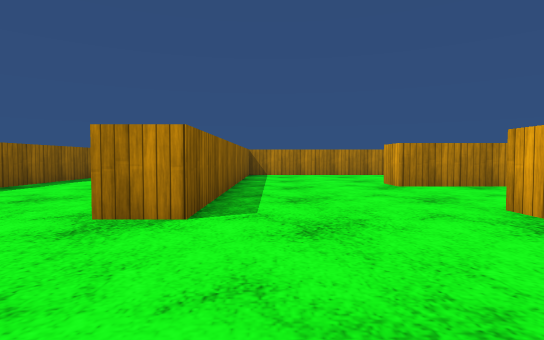
view 1 (above)

24 first-person views from a walk through a Unity game level. The camera is 0.64 m above the floor, tilts 2° down and sees 80° across. The floor is counted in squares, 1 m on a side. Each view is taken from the middle of a square. On the plan, view 1 faces up. The plan holds only what a view shows up to about 10 squares ahead; the rest is blank. The place goes on beyond the plan. Surface patterns are stand-ins for the level's own textures.

view 2
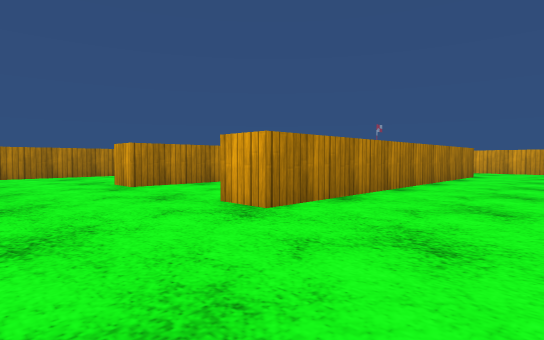

view 3
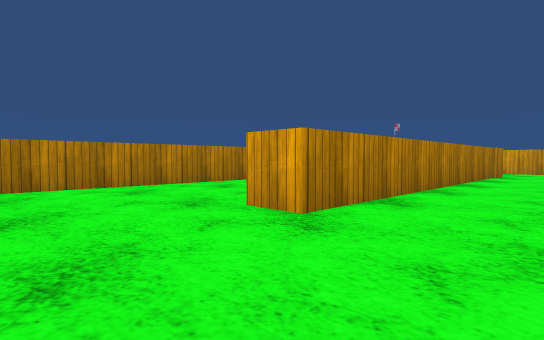

view 4
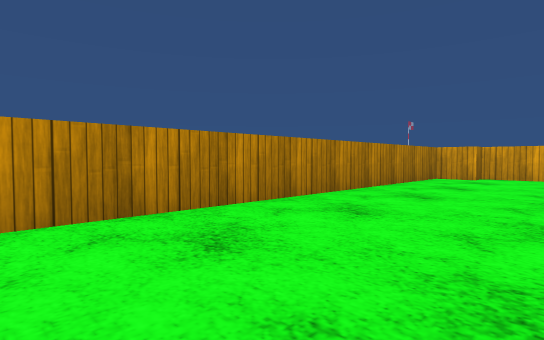

view 5
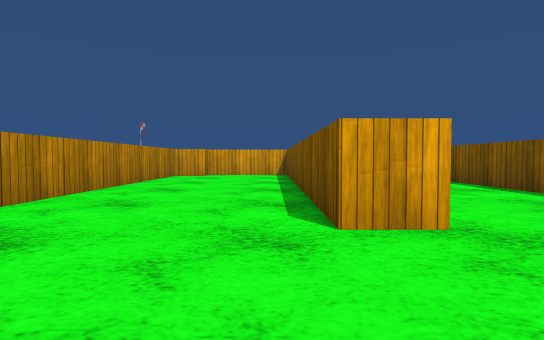

view 6
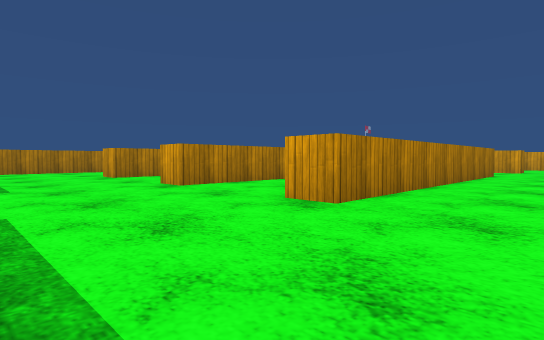

view 7
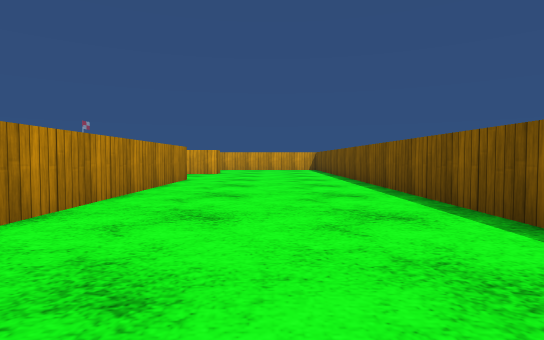

view 8
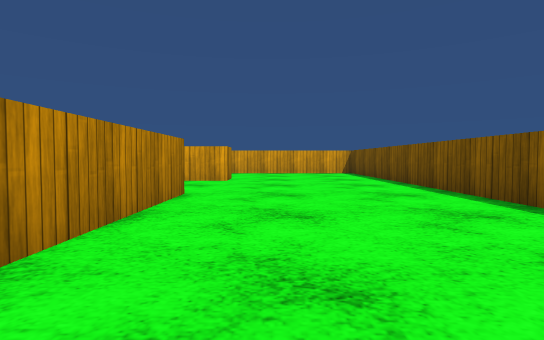

view 9
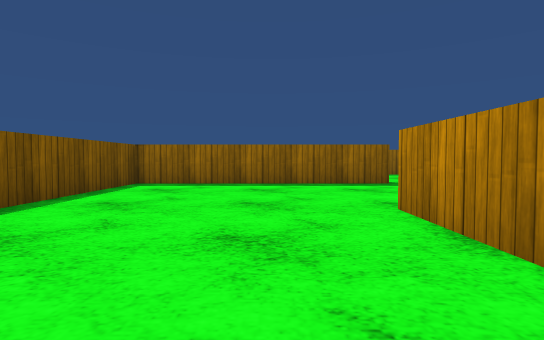

view 10
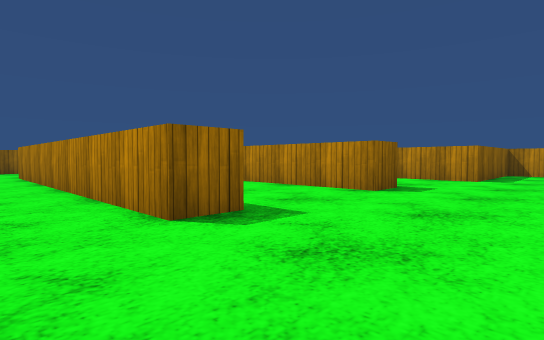

view 11
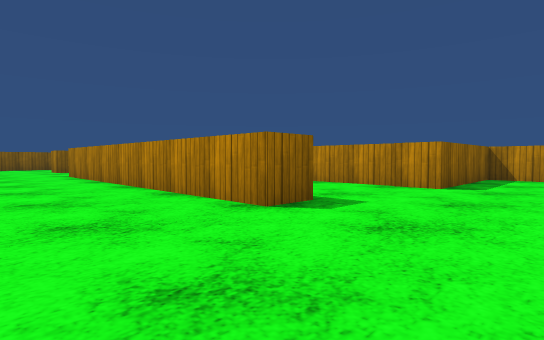

view 12
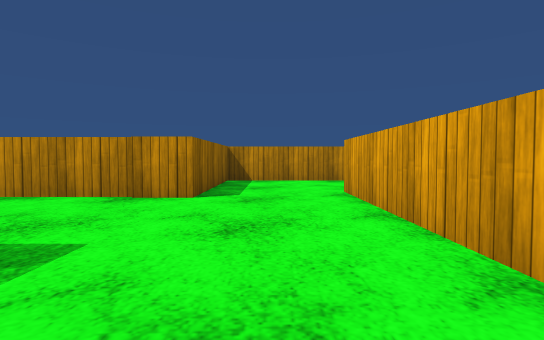

view 13
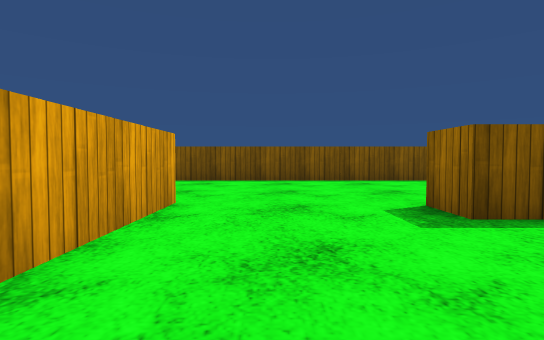

view 14
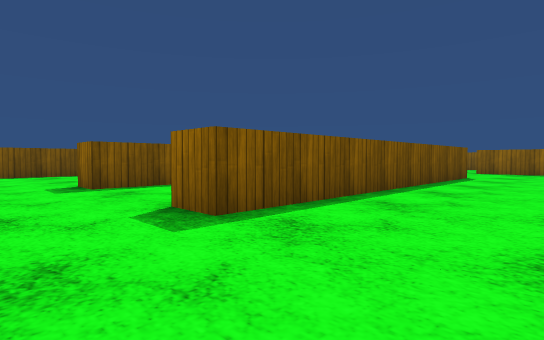

view 15
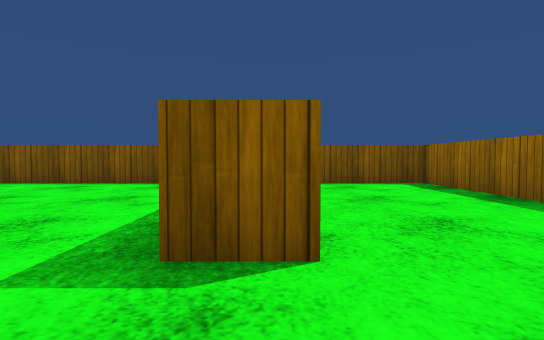

view 16
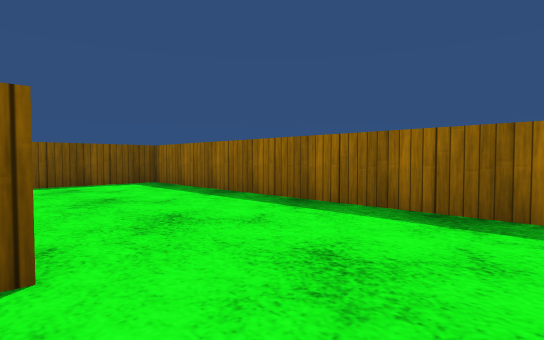

view 17
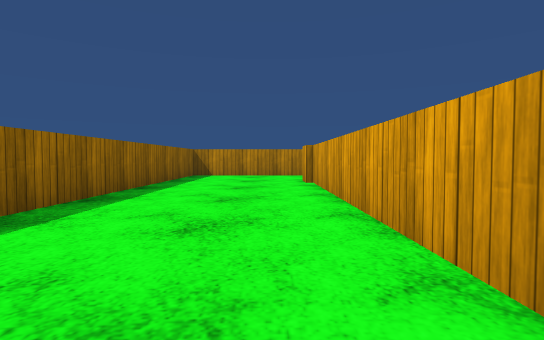

view 18
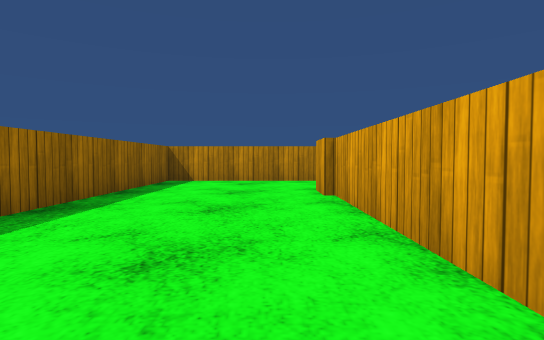

view 19
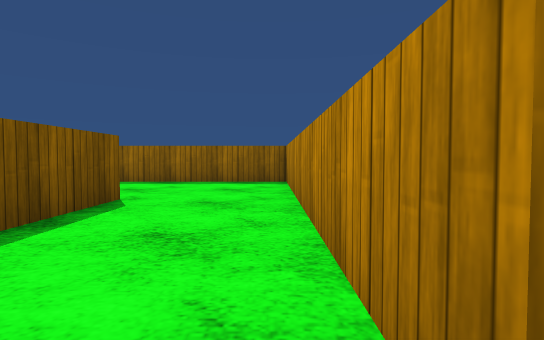

view 20
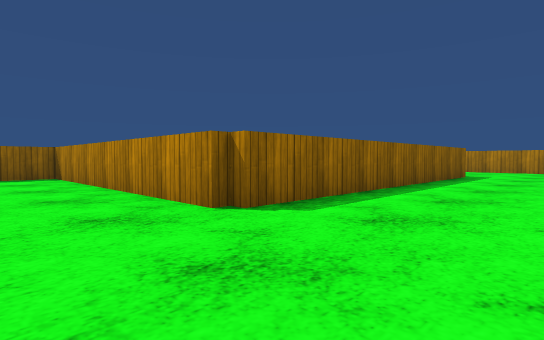

view 21
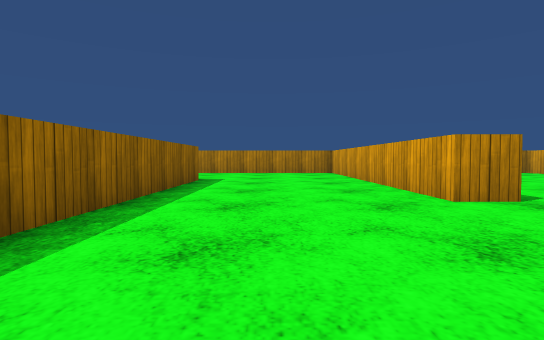

view 22
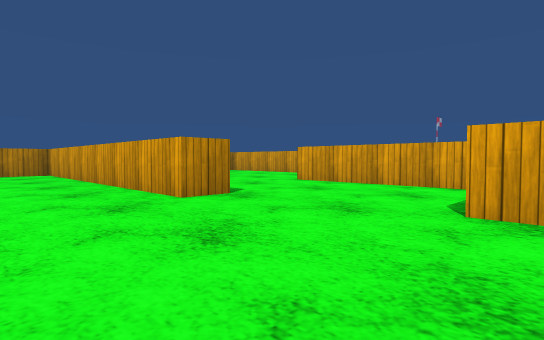

view 23
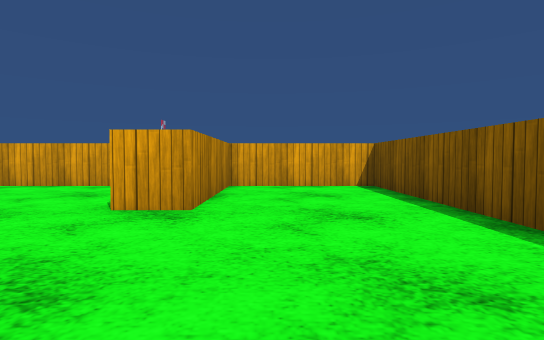

view 24
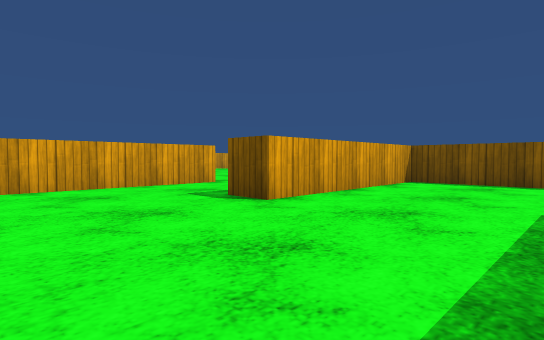

### Floor plan
Points are (right, up) in squares from view 1. A wall is a line through its corners. A room is listed if a view was taken in it or the views show most of it. See-through windows are left out.
Room 1 (views 1, 2, 3, 4, 5, 6, 7, 8, 9, 10, 11, 12, 13, 14, 15, 16, 17, 18, 19, 20, 21, 22, 23, 24)
walls: (7.8, 13.6) (12.6, 13.6) (12.6, 17) (9, 17) (9, 18); (2.5, 16.4) (-6, 16.4) (-6, 7.1); (11.6, 12.6) (0.6, 12.6); (12.6, 10) (12.6, 11.5) (12, 11.5) (12, 12.2); (9.8, 18) (12.6, 18) (12.6, 23.5) (13.6, 23.5); (-0.9, 9.9) (-0.9, 3.4) (-2, 3.4); (-2.1, 12.5) (-2.1, 13.6) (0.2, 13.6); (3.8, 4) (12.9, 4) (12.9, 3) (2.9, 3) (2.9, 4); (8.8, 21.8) (7.7, 21.8) (7.7, 28.5); (-1.9, 5.2) (-1.9, 12.6); (17.1, 11.5) (13.7, 11.5) (13.7, 7.4) (2.9, 7.4) (2.9, 8.4) (9.8, 8.4); (16.4, 3.6) (16.4, 8.4); (11.1, -0.4) (12.9, -0.4) (12.9, -1.4) (2.9, -1.4) (2.9, -0.4); (16.4, 21.8) (16.4, 26.4); (-2.4, 0) (-1.3, 0) (-1.3, -6.5) (17.9, -6.5); (2.8, 26.8) (2.8, 16.6); (-6, 1.8) (-6, -6.5) (-3.2, -6.5); (16.9, -1.7) (16.4, -1.7) (16.4, 1.4)

Positions as (right, up) in squares from view 1, and headings:
1: (0, 0), facing up
2: (0, 0), facing up-right
3: (0, 5), facing up-right
4: (1, 9), facing up-right
5: (0, 9), facing right
6: (-1, -4), facing up-right
7: (3, -4), facing right
8: (7, -3), facing right
9: (7, -3), facing left
10: (16, -3), facing up-left
11: (16, 0), facing up-left
12: (15, 2), facing up
13: (15, 3), facing down
14: (15, 7), facing down-left
15: (-2, 2), facing down
16: (-2, 2), facing down-left
17: (-3, 4), facing up
18: (-3, 7), facing up
19: (3, 16), facing left
20: (6, 14), facing up-left
21: (5, 17), facing up
22: (5, 17), facing up-right
23: (5, 16), facing right
24: (9, 27), facing down-right
